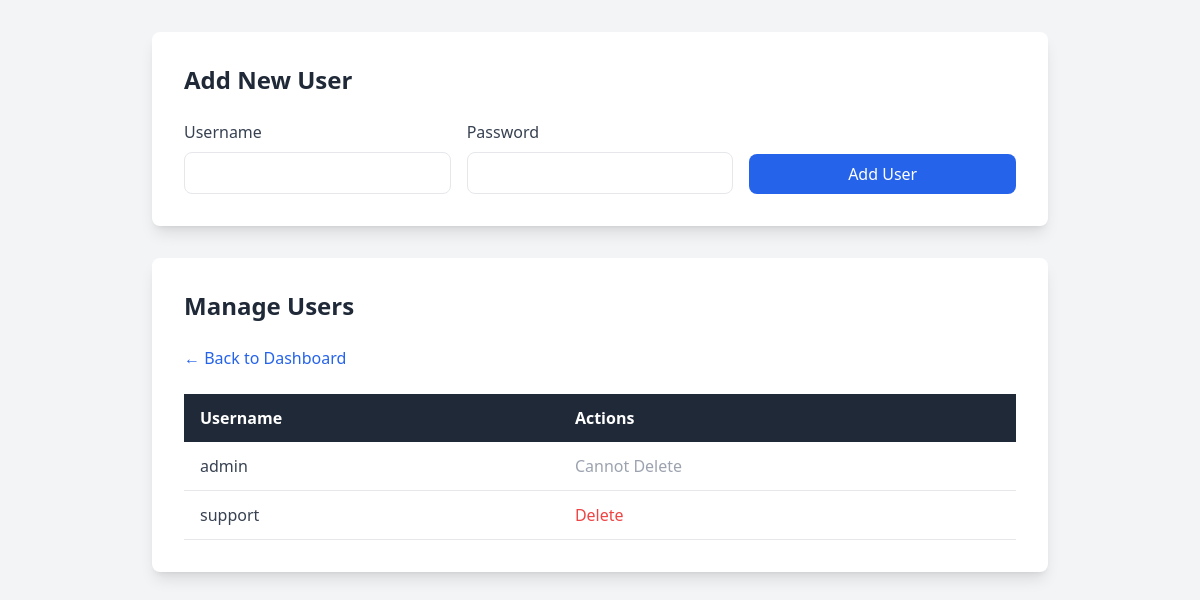
The page /users (signed in) on the database as committed earlier.
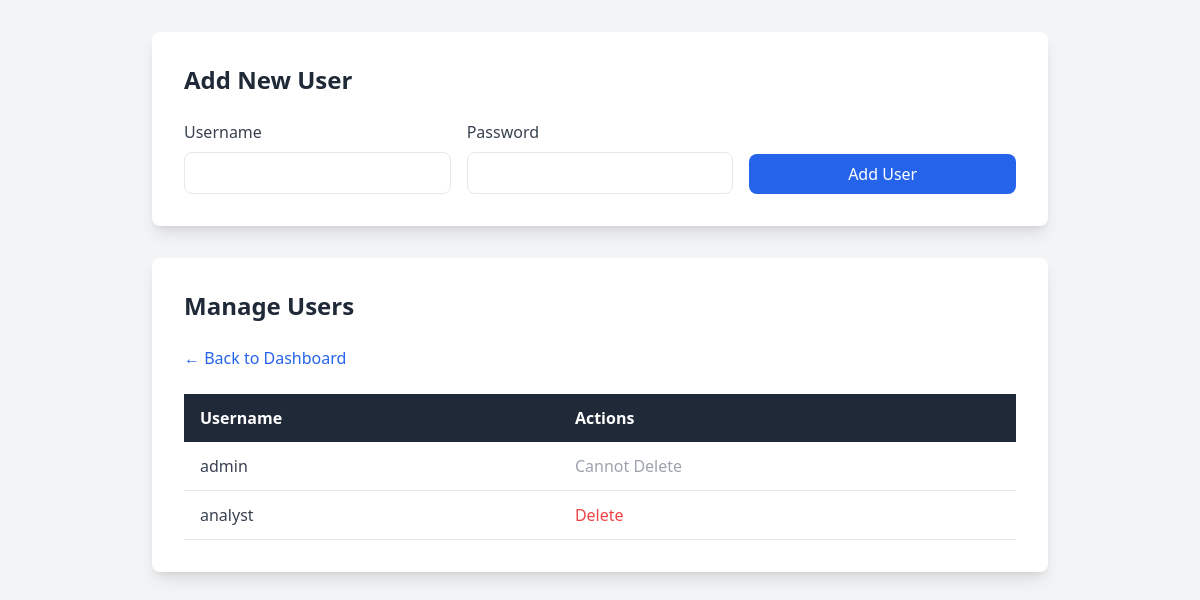
The same page on the database as committed later.
### tables this page shows
CREATE TABLE users (
    id INTEGER PRIMARY KEY AUTOINCREMENT,
    username TEXT UNIQUE NOT NULL,
    password TEXT NOT NULL
);

### app.py (the view)
@app.route('/users')
def manage_users():
    if not is_logged_in() or session.get('username') != 'admin':
        flash('You must be an admin to manage users.', 'error')
        return redirect(url_for('dashboard'))
    db = get_db()
    users = db.execute('SELECT id, username FROM users').fetchall()
    db.close()
    return render_template('users.html', users=users)

### app.py (called while the page is built)
def get_db():
    conn = sqlite3.connect(DATABASE)
    conn.row_factory = sqlite3.Row
    return conn

def is_logged_in():
    return 'username' in session

### templates/users.html (shortened to what this page needs)
<!DOCTYPE html>
<html lang="en">
<head>
    <script src="https://cdn.tailwindcss.com"></script>
</head>
<body class="bg-gray-100 p-8">
    <div class="max-w-4xl mx-auto">
        <div class="bg-white p-8 rounded-lg shadow-lg mb-8">
            <h1 class="text-2xl font-bold mb-6 text-gray-800">Add New User</h1>
            <form action="{{ url_for('add_user') }}" method="POST" class="grid grid-cols-1 md:grid-cols-3 gap-4">
                <div>
                    <label for="username" class="block text-gray-700 font-medium mb-2">Username</label>
                    <input type="text" name="username" class="w-full px-4 py-2 border rounded-lg" required>
                </div>
                <div>
                    <label for="password" class="block text-gray-700 font-medium mb-2">Password</label>
                    <input type="password" name="password" class="w-full px-4 py-2 border rounded-lg" required>
                </div>
                <div class="md:self-end">
                    <button type="submit" class="w-full bg-blue-600 text-white py-2 rounded-lg hover:bg-blue-700">Add User</button>
                </div>
            </form>
        </div>
        <div class="bg-white p-8 rounded-lg shadow-lg">
            <h1 class="text-2xl font-bold mb-6 text-gray-800">Manage Users</h1>
            <a href="{{ url_for('dashboard') }}" class="text-blue-600 hover:underline mb-6 block">&larr; Back to Dashboard</a>
            <table class="min-w-full bg-white">
                <thead class="bg-gray-800 text-white">
                    <tr>
                        <th class="text-left py-3 px-4">Username</th>
                        <th class="text-left py-3 px-4">Actions</th>
                    </tr>
                </thead>
                <tbody class="text-gray-700">
                    {% for user in users %}
                    <tr class="border-b">
                        <td class="py-3 px-4">{{ user.username }}</td>
                        <td class="py-3 px-4">
                            {% if user.username != 'admin' %}
                            <a href="{{ url_for('delete_user', user_id=user.id) }}" class="text-red-500 hover:underline">Delete</a>
                            {% else %}
                            <span class="text-gray-400">Cannot Delete</span>
                            {% endif %}
                        </td>
                    </tr>
                    {% endfor %}
                </tbody>
            </table>
        </div>
    </div>
</body>
</html>

Rows that differ between the two databases and show on the page:
removed users: username "support"
added users: username "analyst"
